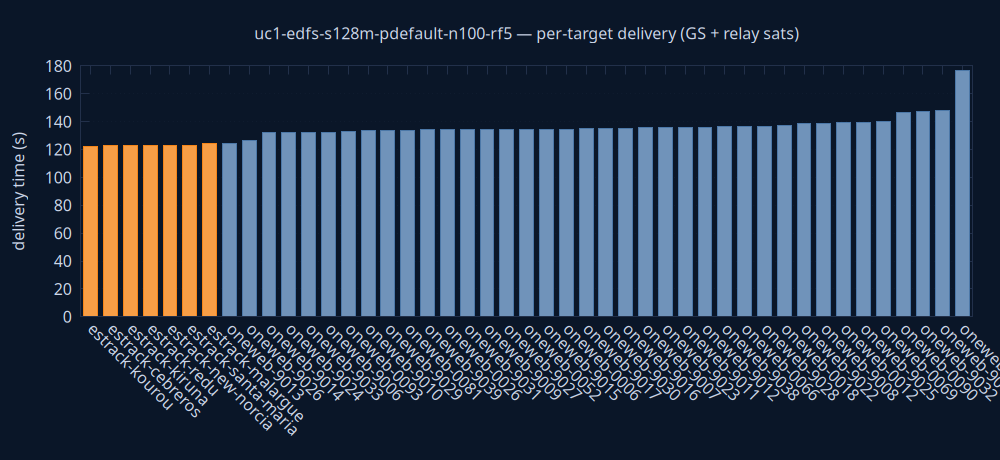

Here is the gnuplot script that generated this plot:
set terminal pngcairo size 1000,460 background rgb '#0a1628'
set output 'delivery.png'
set style fill solid 0.8
set boxwidth 0.7 relative
set border lc rgb '#22304a'
set grid ytics lc rgb '#22304a'
set yrange [0:*]
set ylabel 'delivery time (s)' textcolor rgb '#cdd7ea'
set xtics rotate by -45 textcolor rgb '#cdd7ea'
set ytics textcolor rgb '#cdd7ea'
set title 'uc1-edfs-s128m-pdefault-n100-rf5 — per-target delivery (GS + relay sats)' textcolor rgb '#cdd7ea'
plot 'delivery.dat' using 0:2:3:xtic(1) with boxes lc rgb variable notitle
